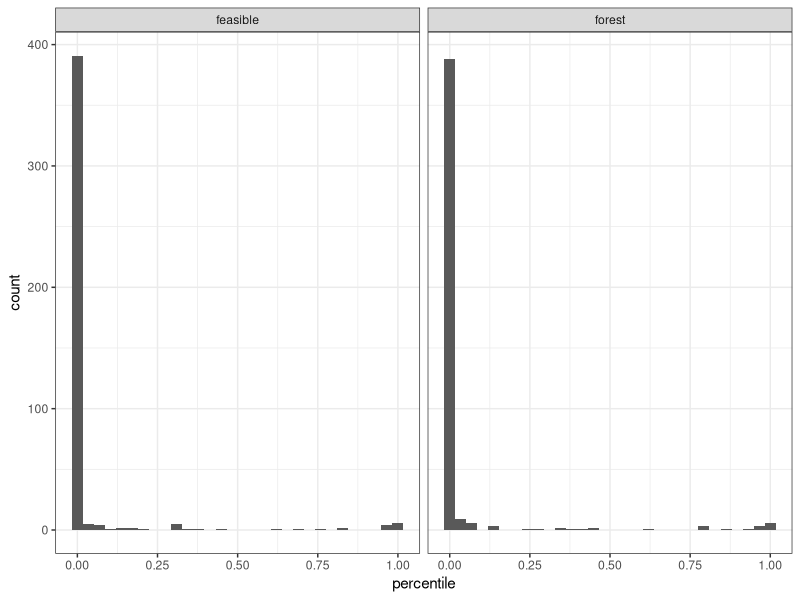
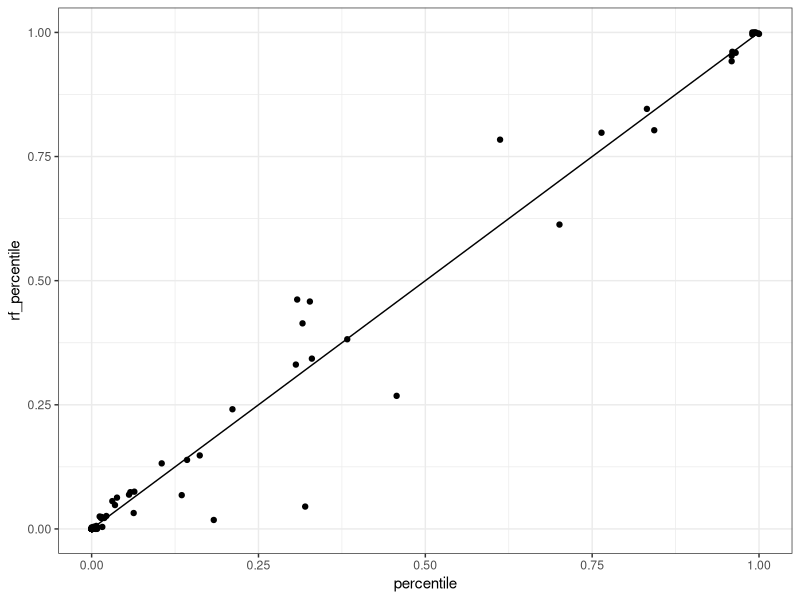
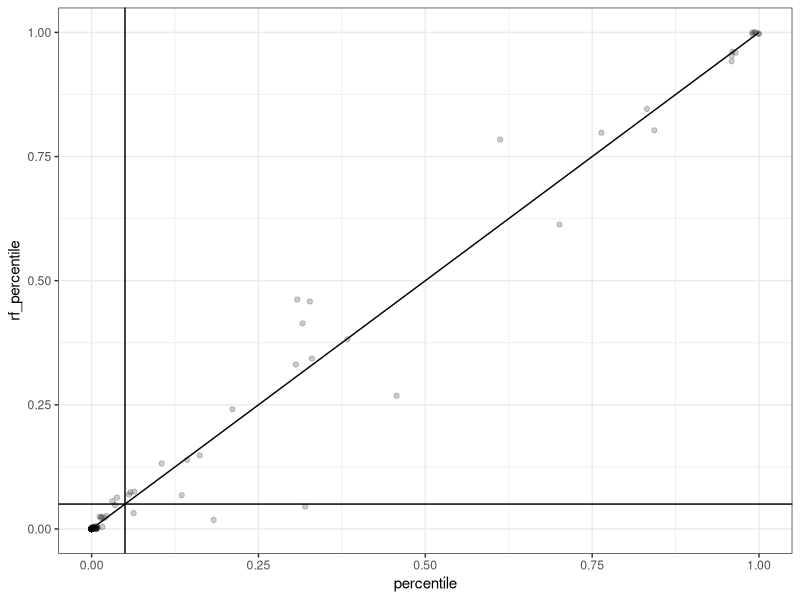
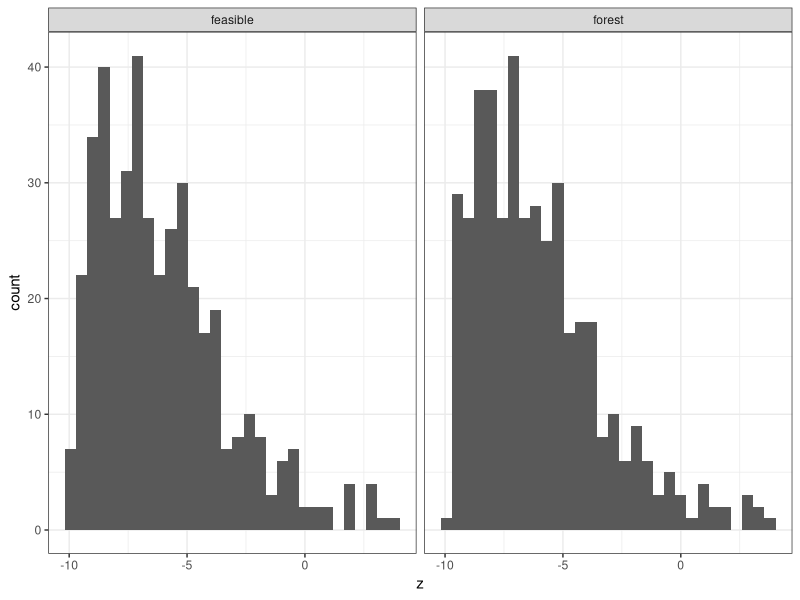
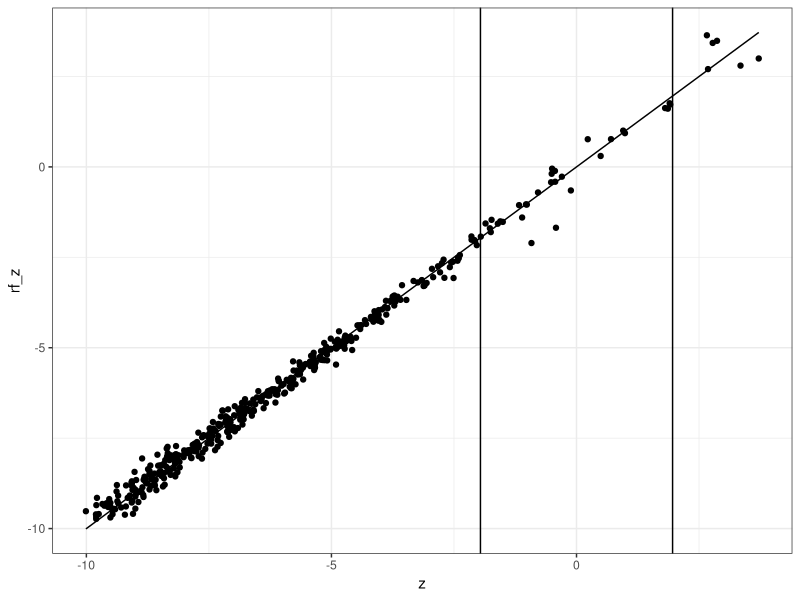
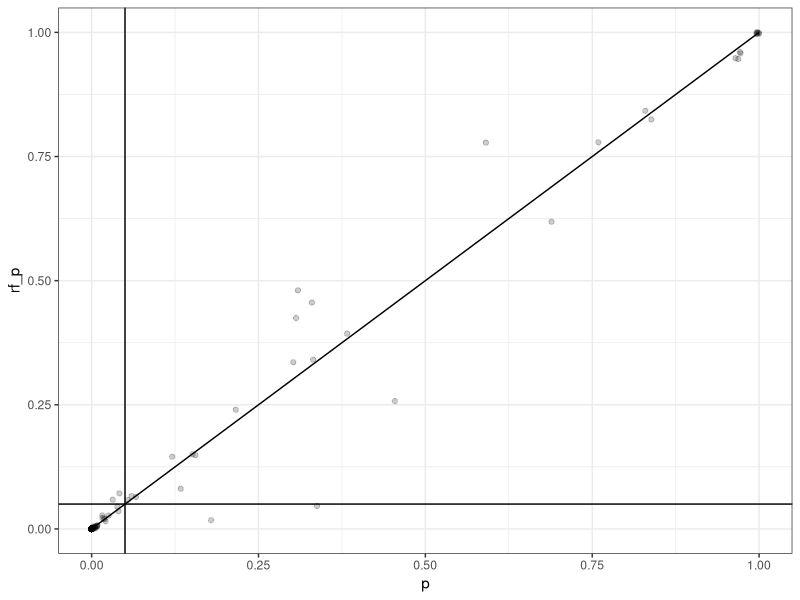

Reproduce these figures in R, in order.
## ---- chunk 1

library(dplyr)
library(ggplot2)
theme_set(theme_bw())

ls_to_fs_norm <- read.csv(here::here("data", "ls_to_fs_norm.csv"))
ls_to_fs_draws <- read.csv(here::here("data", "ls_to_fs_draws.csv"))


ls_to_rf_norm <- read.csv(here::here("data", "ls_to_rf_norm.csv"))
ls_to_rf_draws <- read.csv(here::here("data", "ls_to_rf_draws.csv"))

## ---- chunk 2

draws <- ls_to_fs_draws %>%
  mutate(source = "feasible") %>%
  bind_rows(mutate(ls_to_rf_draws, source = "forest"))


ggplot(draws, aes(percentile)) +
  geom_histogram() +
  facet_wrap(vars(source))

draws %>%
  group_by(source) %>%
  summarize(n_below_pt5 = mean(percentile < .05, na.rm = T))


draws2 <- ls_to_fs_draws %>%
  select(-X) %>%
  left_join(rename(ls_to_rf_draws, rf_percentile = percentile), by = c("richness", "abundance", "hill1"))

ggplot(draws2, aes(percentile, rf_percentile)) +
  geom_point() +
  geom_line(aes(y = percentile))


ggplot(draws2, aes(percentile, rf_percentile)) +
  geom_point(alpha = .2) +
  geom_line(aes(y = percentile)) +
  geom_vline(xintercept = .05) +
  geom_hline(yintercept = .05)




## ---- chunk 3


norms <- ls_to_fs_norm %>%
  mutate(source = "feasible") %>%
  bind_rows(mutate(ls_to_rf_norm, source = "forest"))


ggplot(norms, aes(z)) +
  geom_histogram() +
  facet_wrap(vars(source))

norms %>%
  group_by(source) %>%
  summarize(n_below_pt5 = mean(abs(z) > 1.96, na.rm = T))


norms2 <- ls_to_fs_norm %>%
  select(-X) %>%
  left_join(rename(ls_to_rf_norm, rf_z = z, rf_p = p), by = c("richness", "abundance", "hill1"))

ggplot(norms2, aes(z, rf_z)) +
  geom_point() +
  geom_line(aes(y = z)) +
  geom_vline(xintercept = -1.96) +
  geom_vline(xintercept = 1.96)


ggplot(norms2, aes(p, rf_p)) +
  geom_point(alpha = .2) +
  geom_line(aes(y = p))+
  geom_vline(xintercept = .05) +
  geom_hline(yintercept = .05)

